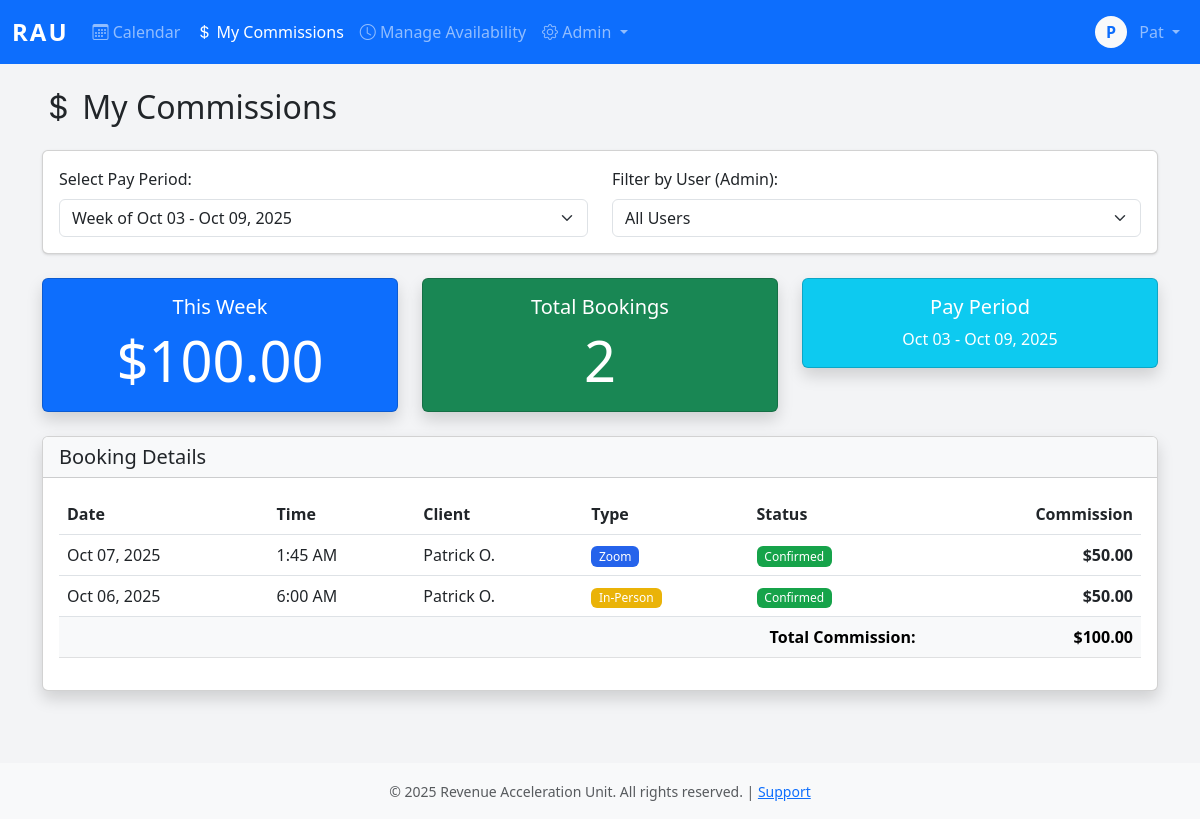
/commissions/ (signed in), run on an earlier commit of the app's database.
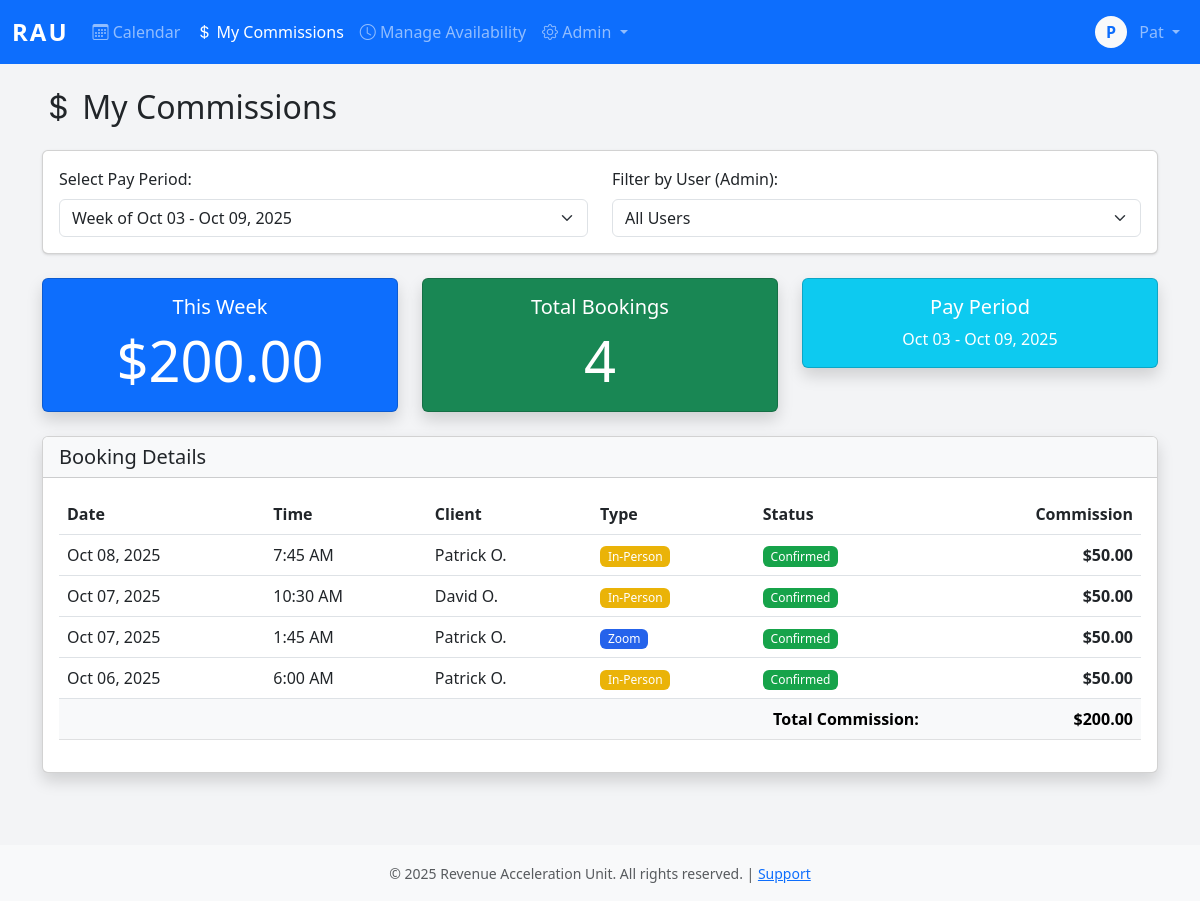
And on a later commit of the database.
### core/models.py (models this page shows, shortened)
class User(AbstractBaseUser, PermissionsMixin):
    username = models.CharField(max_length=150, unique=True)
    email = models.EmailField(unique=True)
    first_name = models.CharField(max_length=100)
    last_name = models.CharField(max_length=100)
    employee_id = models.CharField(max_length=20, unique=True, null=True, blank=True)
    phone_number = models.CharField(max_length=20)
    commission_rate = models.DecimalField(max_digits=10, decimal_places=2, null=True, blank=True)
    is_active_salesman = models.BooleanField(default=False)
    hire_date = models.DateField(null=True)
    is_active = models.BooleanField(default=True)
    is_staff = models.BooleanField(default=False)
    is_superuser = models.BooleanField(default=False)
    date_joined = models.DateTimeField(default=timezone.now)
    last_login = models.DateTimeField(null=True, blank=True)
    password_reset_token = models.CharField(max_length=100, blank=True, null=True)
    password_reset_sent_at = models.DateTimeField(null=True, blank=True)
    failed_login_attempts = models.IntegerField(default=0)
    last_failed_login = models.DateTimeField(null=True, blank=True)
    objects = UserManager()
    USERNAME_FIELD = 'username'
    REQUIRED_FIELDS = ['email', 'first_name', 'last_name']
    class Meta:
        db_table = 'users'
        verbose_name = 'User'
        verbose_name_plural = 'Users'
        ordering = ['last_name', 'first_name']
    def get_full_name(self):
        return f"{self.first_name} {self.last_name}".strip()

class PayrollPeriod(models.Model):
    STATUS_CHOICES = [
        ('pending', 'Pending'),
        ('finalized', 'Finalized'),
    ]
    start_date = models.DateField()
    end_date = models.DateField()
    status = models.CharField(max_length=20, choices=STATUS_CHOICES, default='pending')
    finalized_at = models.DateTimeField(null=True, blank=True)
    finalized_by = models.ForeignKey(User, on_delete=models.PROTECT, null=True, blank=True, related_name='payrolls_finalized')
    notes = models.TextField(blank=True)
    created_at = models.DateTimeField(auto_now_add=True)
    class Meta:
        indexes = [
            models.Index(fields=['start_date']),
            models.Index(fields=['status']),
        ]
        unique_together = ['start_date', 'end_date']
        ordering = ['-start_date']

class Booking(models.Model):
    STATUS_CHOICES = [
        ('confirmed', 'Confirmed'),
        ('completed', 'Completed'),
        ('canceled', 'Canceled'),
        ('no_show', 'No Show'),
    ]
    TYPE_CHOICES = [
        ('zoom', 'Zoom'),
        ('in_person', 'In-Person'),
    ]
    CANCELLATION_REASONS = [
        ('client_request', 'Client Requested Cancellation'),
        ('no_show', 'Client No-Show'),
        ('salesman_unavailable', 'Salesman Unavailable'),
        ('duplicate', 'Duplicate Booking'),
        ('other', 'Other'),
    ]
    client = models.ForeignKey(Client, on_delete=models.PROTECT, related_name='bookings')
    salesman = models.ForeignKey(User, on_delete=models.PROTECT, related_name='bookings')
    appointment_date = models.DateField()
    appointment_time = models.TimeField()
    duration_minutes = models.IntegerField(default=60)
    appointment_type = models.CharField(max_length=20, choices=TYPE_CHOICES)
    status = models.CharField(max_length=20, choices=STATUS_CHOICES, default='confirmed')
    zoom_link = models.URLField(blank=True)
    notes = models.TextField(blank=True)
    commission_amount = models.DecimalField(max_digits=10, decimal_places=2)
    cancellation_reason = models.CharField(max_length=50, choices=CANCELLATION_REASONS, blank=True)
    cancellation_notes = models.TextField(blank=True)
    canceled_at = models.DateTimeField(null=True, blank=True)
    canceled_by = models.ForeignKey(User, on_delete=models.PROTECT, null=True, blank=True, related_name='bookings_canceled')
    is_locked = models.BooleanField(default=False)
    payroll_period = models.ForeignKey('PayrollPeriod', on_delete=models.PROTECT, null=True, blank=True, related_name='bookings')
    created_at = models.DateTimeField(auto_now_add=True)
    created_by = models.ForeignKey(User, on_delete=models.PROTECT, related_name='bookings_created')
    updated_at = models.DateTimeField(auto_now=True)
    updated_by = models.ForeignKey(User, on_delete=models.PROTECT, null=True, blank=True, related_name='bookings_updated')
    class Meta:
        indexes = [
            models.Index(fields=['appointment_date']),
            models.Index(fields=['salesman']),
            models.Index(fields=['status']),
            models.Index(fields=['salesman', 'appointment_date', 'status']),
            models.Index(fields=['payroll_period']),
        ]
        unique_together = ['salesman', 'appointment_date', 'appointment_time']
        ordering = ['appointment_date', 'appointment_time']
    def counts_for_commission(self):
        return self.status in ['confirmed', 'completed']

class Client(models.Model):
    first_name = models.CharField(max_length=100)
    last_name = models.CharField(max_length=100)
    email = models.EmailField(unique=True)
    phone_number = models.CharField(max_length=20)
    notes = models.TextField(blank=True)
    created_at = models.DateTimeField(auto_now_add=True)
    created_by = models.ForeignKey(User, on_delete=models.PROTECT, related_name='clients_created')
    updated_at = models.DateTimeField(auto_now=True)
    class Meta:
        indexes = [
            models.Index(fields=['email']),
            models.Index(fields=['phone_number']),
            models.Index(fields=['email', 'phone_number']),
        ]

### core/views.py (the view)
# urls.py: path('commissions/', views.commissions_view, name='commissions'),
@login_required
@group_required('sales_support', 'salesman', 'admin')
def commissions_view(request):
    week_offset = int(request.GET.get('week', 0))
    current_period = get_current_payroll_period()
    start_date = current_period['start_date'] - timedelta(weeks=week_offset)
    end_date = start_date + timedelta(days=6)
    if request.user.is_staff:
        user_filter = request.GET.get('user')
        if user_filter:
            bookings = Booking.objects.filter(salesman_id=user_filter)
        else:
            bookings = Booking.objects.all()
    else:
        bookings = Booking.objects.filter(salesman=request.user)
    bookings = bookings.filter(
        appointment_date__gte=start_date,
        appointment_date__lte=end_date
    ).select_related('client', 'salesman').order_by('-appointment_date', '-appointment_time')
    confirmed_bookings = bookings.filter(status__in=['confirmed', 'completed'])
    total_commission = sum(b.commission_amount for b in confirmed_bookings)
    total_bookings = confirmed_bookings.count()
    payroll_period = PayrollPeriod.objects.filter(
        start_date=start_date,
        end_date=end_date
    ).first()
    available_weeks = get_payroll_periods(12)
    users = None
    if request.user.is_staff:
        users = User.objects.filter(
            is_active_salesman=True,
            is_active=True
        )
    context = {
        'bookings': bookings,
        'total_commission': total_commission,
        'total_bookings': total_bookings,
        'start_date': start_date,
        'end_date': end_date,
        'week_offset': week_offset,
        'payroll_period': payroll_period,
        'available_weeks': available_weeks,
        'users': users,
    }
    return render(request, 'commissions.html', context)

### core/templates/commissions.html (shortened to what this page needs)
{% extends 'base.html' %}
{% block content %}
<div class="container">
    <h2 class="mb-4"><i class="bi bi-currency-dollar"></i> My Commissions</h2>
    <div class="card mb-4">
        <div class="card-body">
            <div class="row align-items-center">
                <div class="col-md-6">
                    <label class="form-label">Select Pay Period:</label>
                    <select class="form-select" onchange="window.location.href='?week=' + this.value">
                        {% for week in available_weeks %}
                        <option value="{{ forloop.counter0 }}" {% if week_offset == forloop.counter0 %}selected{% endif %}>
                            {{ week.label }}
                        </option>
                        {% endfor %}
                    </select>
                </div>
                {% if users %}
                <div class="col-md-6">
                    <label class="form-label">Filter by User (Admin):</label>
                    <select class="form-select" onchange="window.location.href='?week={{ week_offset }}&user=' + this.value">
                        <option value="">All Users</option>
                    </select>
                </div>
                {% endif %}
            </div>
        </div>
    </div>
    <div class="row mb-4">
        <div class="col-md-4">
            <div class="card bg-primary text-white shadow">
                <div class="card-body text-center">
                    <h5 class="card-title">This Week</h5>
                    <h2 class="display-4 mb-0">${{ total_commission }}</h2>
                </div>
            </div>
        </div>
        <div class="col-md-4">
            <div class="card bg-success text-white shadow">
                <div class="card-body text-center">
                    <h5 class="card-title">Total Bookings</h5>
                    <h2 class="display-4 mb-0">{{ total_bookings }}</h2>
                </div>
            </div>
        </div>
        <div class="col-md-4">
            <div class="card bg-info text-white shadow">
                <div class="card-body text-center">
                    <h5 class="card-title">Pay Period</h5>
                    <p class="mb-0">{{ start_date|date:"M d" }} - {{ end_date|date:"M d, Y" }}</p>
                </div>
            </div>
        </div>
    </div>
    <div class="card shadow">
        <div class="card-header bg-light">
            <h5 class="mb-0">Booking Details</h5>
        </div>
        <div class="card-body">
            <div class="table-responsive">
                <table class="table table-hover">
                    <thead>
                        <tr>
                            <th>Date</th>
                            <th>Time</th>
                            <th>Client</th>
                            <th>Type</th>
                            <th>Status</th>
                            <th class="text-end">Commission</th>
                        </tr>
                    </thead>
                    <tbody>
                        {% for booking in bookings %}
                        <tr {% if booking.status == 'canceled' %}class="text-muted text-decoration-line-through"{% endif %}>
                            <td>{{ booking.appointment_date|date:"M d, Y" }}</td>
                            <td>{{ booking.appointment_time|date:"g:i A" }}</td>
                            <td>{{ booking.client.first_name }} {{ booking.client.last_name|first }}.</td>
                            <td>
                                <span class="badge bg-{% if booking.appointment_type == 'zoom' %}primary{% else %}warning{% endif %}">
                                    {{ booking.get_appointment_type_display }}
                                </span>
                            </td>
                            <td>
                                <span class="badge bg-{% if booking.status == 'confirmed' %}success{% elif booking.status == 'completed' %}secondary{% else %}danger{% endif %}">
                                    {{ booking.get_status_display }}
                                </span>
                            </td>
                            <td class="text-end">
                                {% if booking.counts_for_commission %}
                                <strong>${{ booking.commission_amount }}</strong>
                                {% else %}
                                <span class="text-muted">$0.00</span>
                                {% endif %}
                            </td>
                        </tr>
                        {% endfor %}
                    </tbody>
                    <tfoot class="table-light">
                        <tr>
                            <th colspan="5" class="text-end">Total Commission:</th>
                            <th class="text-end">${{ total_commission }}</th>
                        </tr>
                    </tfoot>
                </table>
            </div>
        </div>
    </div>
</div>
{% endblock %}

### core/templates/base.html (shortened to what this page needs)
<!DOCTYPE html>
<html lang="en">
<head>
    <link href="https://cdn.jsdelivr.net/npm/bootstrap@5.3.0/dist/css/bootstrap.min.css" rel="stylesheet">
    <link rel="stylesheet" href="https://cdn.jsdelivr.net/npm/bootstrap-icons@1.11.0/font/bootstrap-icons.css">
    {% load static %}
    <link rel="stylesheet" href="{% static 'css/styles.css' %}">
</head>
<body>
    {% if user.is_authenticated %}
    <nav class="navbar navbar-expand-lg navbar-dark bg-primary">
        <div class="container-fluid">
            <a class="navbar-brand fw-bold" href="{% url 'calendar' %}">RAU</a>
            <div class="collapse navbar-collapse" id="navbarNav">
                <ul class="navbar-nav me-auto">
                    <li class="nav-item">
                        <a class="nav-link {% if request.resolver_match.url_name == 'calendar' %}active{% endif %}"
                           href="{% url 'calendar' %}">
                            <i class="bi bi-calendar3"></i> Calendar
                        </a>
                    </li>
                    <li class="nav-item">
                        <a class="nav-link {% if request.resolver_match.url_name == 'commissions' %}active{% endif %}"
                           href="{% url 'commissions' %}">
                            <i class="bi bi-currency-dollar"></i> My Commissions
                        </a>
                    </li>
                    {% if user.is_active_salesman or user.is_staff %}
                    <li class="nav-item">
                        <a class="nav-link {% if request.resolver_match.url_name == 'availability' %}active{% endif %}"
                           href="{% url 'availability' %}">
                            <i class="bi bi-clock"></i> Manage Availability
                        </a>
                    </li>
                    {% endif %}
                    {% if user.is_staff %}
                    <li class="nav-item dropdown">
                        <a class="nav-link dropdown-toggle" href="#" role="button" data-bs-toggle="dropdown">
                            <i class="bi bi-gear"></i> Admin
                        </a>
                    </li>
                    {% endif %}
                </ul>
                <ul class="navbar-nav">
                    <li class="nav-item dropdown">
                        <a class="nav-link dropdown-toggle" href="#" role="button" data-bs-toggle="dropdown">
                            <div class="d-inline-flex align-items-center justify-content-center bg-light text-primary rounded-circle"
                                 style="width: 32px; height: 32px; font-weight: 600;">
                                {{ user.first_name.0 }}
                            </div>
                            <span class="ms-2">{{ user.first_name }}</span>
                        </a>
                            </a></li>
                        </ul>
            </div>
        </div>
    </nav>
    {% endif %}
    <main class="{% if user.is_authenticated %}container-fluid py-4{% endif %}">
        {% block content %}{% endblock %}
    </main>
    {% if user.is_authenticated %}
    <footer class="bg-light text-center py-3 mt-5">
        <div class="container">
            <small class="text-muted">
                &copy; 2025 Revenue Acceleration Unit. All rights reserved. |
                <a href="#">Support</a>
            </small>
        </div>
    </footer>
    {% endif %}
    {% load static %}
</body>
</html>

What changed in the data, as far as the page shows it:
added Booking: appointment_date "Oct 08, 2025", appointment_time "7:45 AM", client.first_name "Patrick", client.last_name|first "O", appointment_type "In-Person", status "Confirmed", commission_amount "50.00"
added Booking: appointment_date "Oct 07, 2025", appointment_time "10:30 AM", client.first_name "David", client.last_name|first "O", appointment_type "In-Person", status "Confirmed", commission_amount "50.00"
Also different on the page:
{{ total_commission }}: "100.00" → "200.00"
{{ total_bookings }}: "2" → "4"
